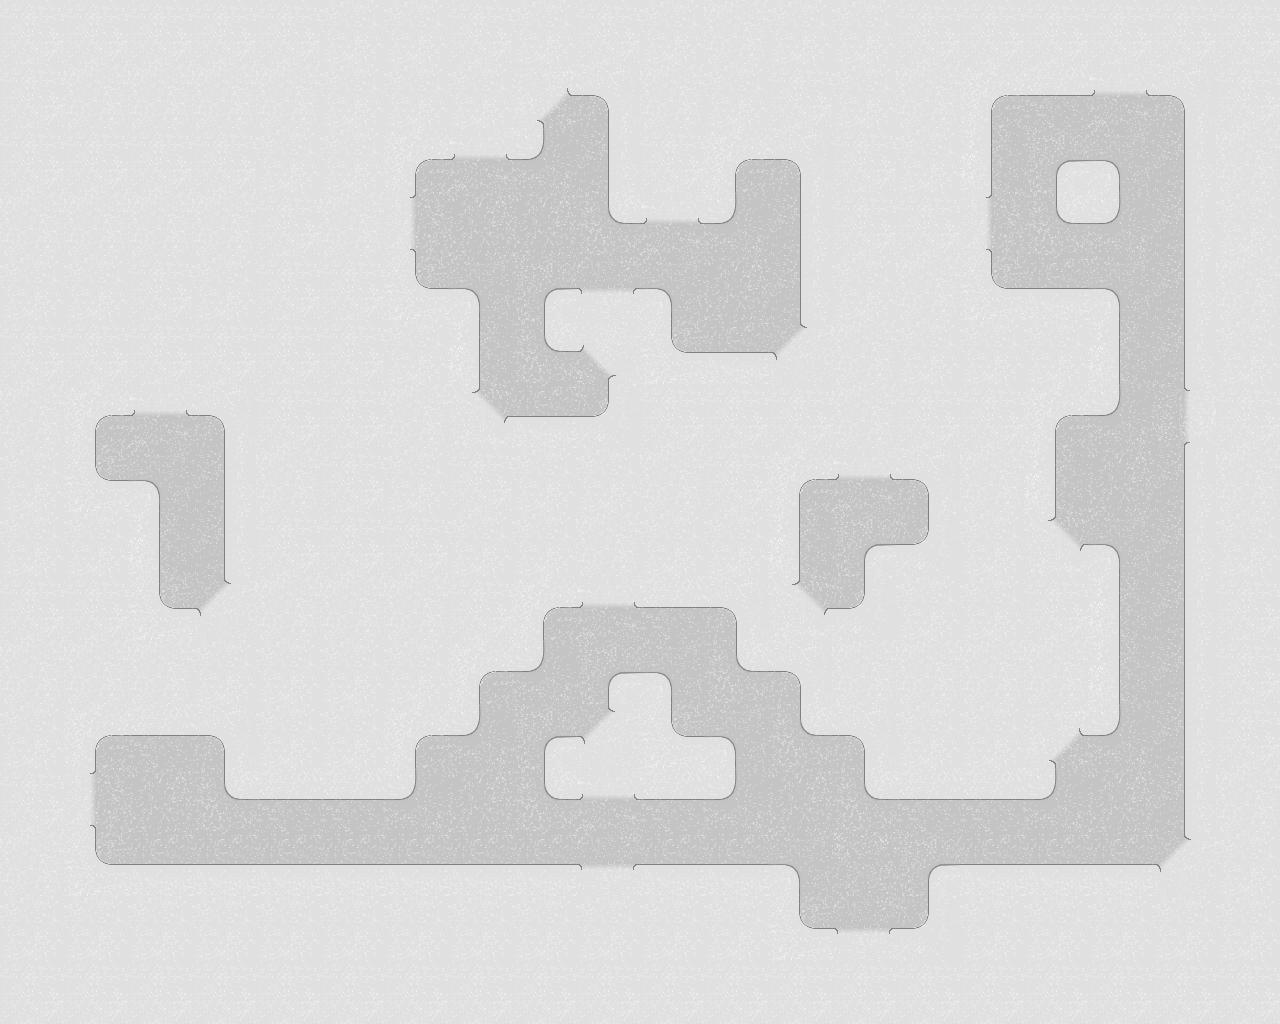

This is a level from a 2D game, rendered from its Tiled map with the project's own tilesets. A one-line summary and the map file follow, with tile-layer data summarised:
An orthogonal 20x16 tile map with 64x64 px tiles, 1 tile layer (Kachelebene 1).

<map version="1.0" orientation="orthogonal" renderorder="right-down" width="20" height="16" tilewidth="64" tileheight="64" nextobjectid="1">
 <tileset firstgid="1" source="grey.tsx" />
 <layer name="Kachelebene 1" width="20" height="16">
  <data>[320 cells, 320 non-empty, 25 distinct tile ids]</data>
 </layer>
</map>